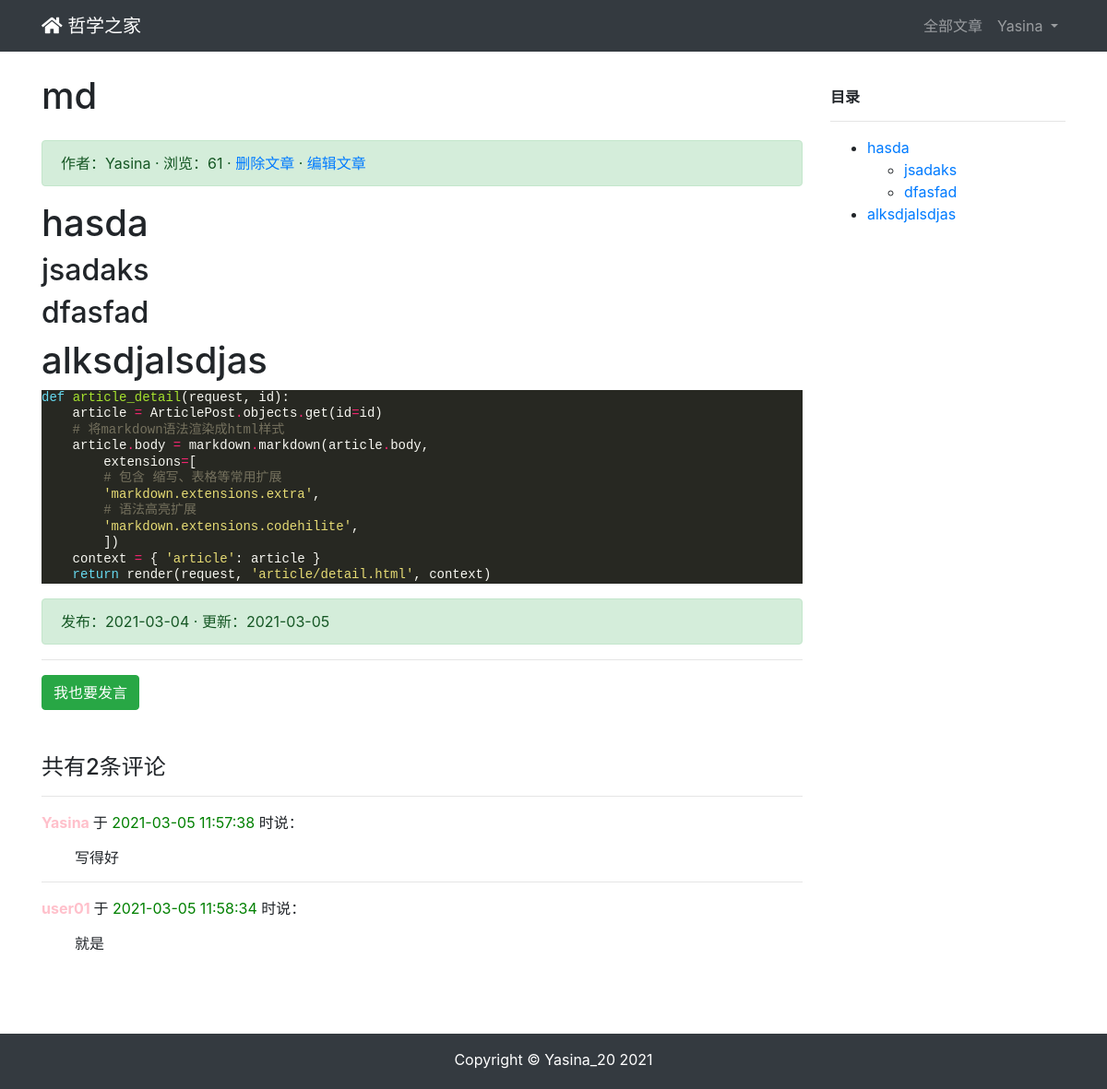
/article/article_detail/15/ (signed in), run on the app's committed database.
### app01/models.py (models this page shows, shortened)
class ArticlePost(models.Model):
    author = models.ForeignKey(User, on_delete=models.CASCADE)
    title = models.CharField(max_length=100)
    avatar = models.ImageField(upload_to='article/%Y%m%d', blank=True)
    body = models.TextField()  # 保存大量文本用TextField
    created = models.DateTimeField(default=timezone.now)
    updated = models.DateTimeField(auto_now=True)
    total_views = models.PositiveIntegerField(default=0)
    tags = TaggableManager(blank=True)
    column = models.ForeignKey(
        ArticleColumn,
        null=True,
        blank=True,
        on_delete=models.CASCADE,
        related_name='article'
    )
    class Meta:
        ordering = ('-created',)
    def save(self, *args, **kwargs):
        article = super(ArticlePost, self).save(*args, **kwargs)
        return article

### comment/models.py (models this page shows, shortened)
class Comment(models.Model):
    article = models.ForeignKey(ArticlePost, on_delete=models.CASCADE, related_name='comments')
    user = models.ForeignKey(User, on_delete=models.CASCADE, related_name='comments')
    body = RichTextField()
    created = models.DateTimeField(auto_now_add=True)
    class Meta:
        ordering = ('created',)

### app01/views.py (the view)
# urls.py: path('article_detail/<int:id>/', views.article_detail, name='article_detail'),
def article_detail(request, id):
    article = ArticlePost.objects.get(id=id)
    comments = Comment.objects.filter(article=id)
    article.total_views += 1
    article.save(update_fields=['total_views'])
    md = markdown.Markdown(
        extensions=[
            'markdown.extensions.extra',
            'markdown.extensions.codehilite',
            'markdown.extensions.toc',
        ])
    article.body = md.convert(article.body)
    comments_form = CommentFrom()
    print(md.toc, '------------------------')
    context = {'article': article, 'toc': md.toc, 'comments': comments, 'comments_form': comments_form}
    return render(request, 'article/detail.html', context)

### templates/article/detail.html (shortened to what this page needs)
{% extends "base.html" %}
{% load static %}
{% block content %}
<link rel="stylesheet" href="{% static 'prism/prism.css' %}">
<div class="container">
    <div class="row">
        <div class="col-9">
            <h1 class="mt-4 mb-4">{{ article.title }}</h1>
            <div class="alert alert-success">
                作者：{{ article.author }} ·
                浏览：{{ article.total_views }}
                {% if user == article.author %}
                    · <a href="#" onclick="confirm_delete()">删除文章</a>
                    · <a href="{% url "app01:article_update" article.id %}">
                        编辑文章
                    </a>
                {% endif %}
            </div>
            <div><p>{{ article.body|safe }}</p></div>
            <div class="alert alert-success">
                发布：{{ article.created|date:'Y-m-d' }} ·
                更新：{{ article.updated|date:'Y-m-d' }}
            </div>
            <hr>
            {% if user.is_authenticated %}
                <div>
                    <form action="{% url 'comment:post_comment' article.id %}" method="POST">
                        <div class="form-group">
                            <label for="body">
                                <strong class="btn btn-success" onclick="fayan()">
                                    我也要发言
                                </strong>
                            </label>
                        </div>
                    </form>
                </div>
                <br>
            {% else %}
                <br>
                <h5 class="row justify-content-center">
                    请<a href="{% url 'userprofile:login' %}">登录</a>后回复
                </h5>
                <br>
            {% endif %}
            <h4>共有{{ comments.count }}条评论</h4>
            <div>
                {% for comment in comments %}
                    <hr>
                    <p>
                        <strong style="color: pink">
                            {{ comment.user }}
                        </strong> 于
                        <span style="color: green">
                            {{ comment.created|date:"Y-m-d H:i:s" }}
                        </span> 时说：
                    </p>
                    <pre style="font-family: inherit; font-size: 1em;">
        {{ comment.body|safe }}</pre>
                {% endfor %}
            </div>
        </div>
        {% if 'href' in toc %}
        <div class="col-3 mt-4">
            <h6><p></p><strong>目录</strong></h6>
            <hr>
            <div>
                {{ toc|safe }}
            </div>
        </div>
        {% endif %}
    </div>
</div>
{% endblock content %}

### templates/header.html (shortened to what this page needs)
<nav class="navbar navbar-expand-lg navbar-dark bg-dark">
    <div class="container">
    <a class="navbar-brand" href="#">
        <i class="fas fa-home"></i>
        哲学之家
    </a>
    <div>
      <ul class="navbar-nav">
        <li class="nav-item">
           <a class="nav-link" href="{% url 'app01:article_list' %}">全部文章</a>
        </li>
        {% if user.is_authenticated %}
        <li class="nav-item dropdown">
            <a class="nav-link dropdown-toggle" href="#" id="navbarDropdown" role="button" data-toggle="dropdown" aria-haspopup="true" aria-expanded="false">
              {{ user.username }}
            </a>
        </li>
        {% else %}
        <li class="nav-item">
            <a class="nav-link" href="/accounts/login/">登录</a>
        </li>
        {% endif %}
      </ul>
    </div>
  </div>
</nav>

### static/md_css/monokai.css (style rules this page uses)
pre { line-height: 125%; }
.codehilite { background: #272822; color: #f8f8f2 }
.codehilite .k { color: #66d9ef }
.codehilite .n { color: #f8f8f2 }
.codehilite .o { color: #f92672 }
.codehilite .p { color: #f8f8f2 }
.codehilite .c1 { color: #75715e }
.codehilite .nb { color: #f8f8f2 }
.codehilite .nf { color: #a6e22e }
.codehilite .w { color: #f8f8f2 }
.codehilite .s1 { color: #e6db74 }

### templates/base.html (style rules this page uses)
html, body { height: 100%; margin: 0; }

### data on the page
ArticlePost: title "md", author "Yasina", total_views "61", body "hasda jsadaks dfasfad alksdjalsdjas def article_detail ( request , id ): article = ArticlePost . objects . get ( id = id ) # 将markdown语法渲染成html样式 article . body = markdown . markdown ( article . body , extensions = [ # 包含 缩写、表格等常用扩展 'markdown.extensions.extra' , # 语法高亮扩展 'markdown.extensions.codehilite' , ]) context = { 'article' : article } return render ( request , 'article/detail.html' , context )", created "2021-03-04", updated "2021-03-05"
Comment: user "Yasina", created "2021-03-05 11:57:38", body "写得好"
Comment: user "user01", created "2021-03-05 11:58:34", body "就是"

### other printed values
{{ user.username }} "Yasina"
{{ comments.count }} "2"
{{ toc|safe }} "hasda jsadaks dfasfad alksdjalsdjas"
